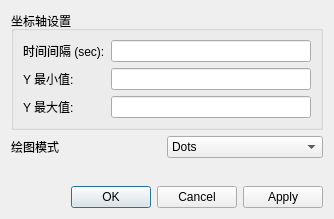
<?xml version="1.0" encoding="UTF-8"?>
<ui version="4.0">
 <class>OutputVectorInspectorConfigDialog</class>
 <widget class="QDialog" name="OutputVectorInspectorConfigDialog">
  <property name="geometry">
   <rect>
    <x>0</x>
    <y>0</y>
    <width>334</width>
    <height>219</height>
   </rect>
  </property>
  <property name="windowTitle">
   <string>Plotting Options</string>
  </property>
  <layout class="QVBoxLayout" name="verticalLayout">
   <item>
    <widget class="QGroupBox" name="manualAxisSettingsGroupBox">
     <property name="title">
      <string>坐标轴设置</string>
     </property>
     <layout class="QFormLayout" name="formLayout_2">
      <item row="0" column="0">
       <widget class="QLabel" name="timeScaleLabel">
        <property name="text">
         <string>时间间隔 (sec):</string>
        </property>
       </widget>
      </item>
      <item row="1" column="0">
       <widget class="QLabel" name="yMinLabel">
        <property name="text">
         <string>Y 最小值:</string>
        </property>
       </widget>
      </item>
      <item row="2" column="0">
       <widget class="QLabel" name="yMaxLabel">
        <property name="text">
         <string>Y 最大值:</string>
        </property>
       </widget>
      </item>
      <item row="0" column="1">
       <widget class="QLineEdit" name="timeScaleLineEdit">
        <property name="toolTip">
         <string>Leave empty for default</string>
        </property>
       </widget>
      </item>
      <item row="1" column="1">
       <widget class="QLineEdit" name="yMinLineEdit">
        <property name="toolTip">
         <string>Leave empty for default</string>
        </property>
       </widget>
      </item>
      <item row="2" column="1">
       <widget class="QLineEdit" name="yMaxLineEdit">
        <property name="toolTip">
         <string>Leave empty for default</string>
        </property>
       </widget>
      </item>
     </layout>
    </widget>
   </item>
   <item>
    <layout class="QHBoxLayout" name="styleLayout">
     <item>
      <widget class="QLabel" name="styleLabel">
       <property name="text">
        <string>绘图模式</string>
       </property>
      </widget>
     </item>
     <item>
      <widget class="QComboBox" name="styleComboBox">
       <item>
        <property name="text">
         <string>Dots</string>
        </property>
       </item>
       <item>
        <property name="text">
         <string>Points</string>
        </property>
       </item>
       <item>
        <property name="text">
         <string>Pins</string>
        </property>
       </item>
       <item>
        <property name="text">
         <string>Bars</string>
        </property>
       </item>
       <item>
        <property name="text">
         <string>Sample-hold</string>
        </property>
       </item>
       <item>
        <property name="text">
         <string>Backward Sample-hold</string>
        </property>
       </item>
       <item>
        <property name="text">
         <string>Linear</string>
        </property>
       </item>
      </widget>
     </item>
    </layout>
   </item>
   <item>
    <spacer name="verticalSpacer">
     <property name="orientation">
      <enum>Qt::Vertical</enum>
     </property>
     <property name="sizeHint" stdset="0">
      <size>
       <width>20</width>
       <height>40</height>
      </size>
     </property>
    </spacer>
   </item>
   <item>
    <widget class="QDialogButtonBox" name="okCancelButtonBox">
     <property name="orientation">
      <enum>Qt::Horizontal</enum>
     </property>
     <property name="standardButtons">
      <set>QDialogButtonBox::Apply|QDialogButtonBox::Cancel|QDialogButtonBox::Ok</set>
     </property>
    </widget>
   </item>
  </layout>
 </widget>
 <resources/>
 <connections>
  <connection>
   <sender>okCancelButtonBox</sender>
   <signal>accepted()</signal>
   <receiver>OutputVectorInspectorConfigDialog</receiver>
   <slot>accept()</slot>
   <hints>
    <hint type="sourcelabel">
     <x>227</x>
     <y>241</y>
    </hint>
    <hint type="destinationlabel">
     <x>157</x>
     <y>260</y>
    </hint>
   </hints>
  </connection>
  <connection>
   <sender>okCancelButtonBox</sender>
   <signal>rejected()</signal>
   <receiver>OutputVectorInspectorConfigDialog</receiver>
   <slot>reject()</slot>
   <hints>
    <hint type="sourcelabel">
     <x>295</x>
     <y>247</y>
    </hint>
    <hint type="destinationlabel">
     <x>286</x>
     <y>260</y>
    </hint>
   </hints>
  </connection>
 </connections>
</ui>
